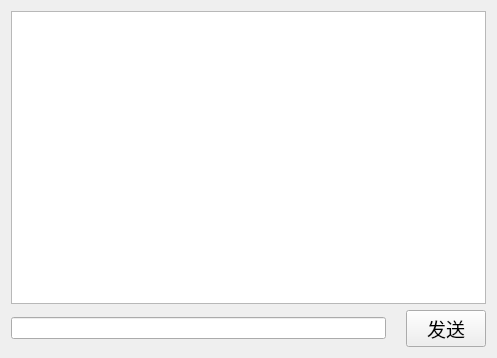
<?xml version="1.0" encoding="UTF-8"?>
<ui version="4.0">
 <class>Chat</class>
 <widget class="QWidget" name="Chat">
  <property name="geometry">
   <rect>
    <x>0</x>
    <y>0</y>
    <width>497</width>
    <height>358</height>
   </rect>
  </property>
  <property name="windowTitle">
   <string>Form</string>
  </property>
  <layout class="QVBoxLayout" name="verticalLayout">
   <item>
    <widget class="QTextEdit" name="show_TE">
     <property name="font">
      <font>
       <family>Agency FB</family>
       <pointsize>12</pointsize>
      </font>
     </property>
     <property name="readOnly">
      <bool>true</bool>
     </property>
    </widget>
   </item>
   <item>
    <layout class="QHBoxLayout" name="horizontalLayout">
     <property name="spacing">
      <number>20</number>
     </property>
     <item>
      <widget class="QLineEdit" name="input_LE"/>
     </item>
     <item>
      <widget class="QPushButton" name="send_PB">
       <property name="font">
        <font>
         <family>Agency FB</family>
         <pointsize>14</pointsize>
        </font>
       </property>
       <property name="text">
        <string>发送</string>
       </property>
      </widget>
     </item>
    </layout>
   </item>
  </layout>
 </widget>
 <resources/>
 <connections/>
</ui>
